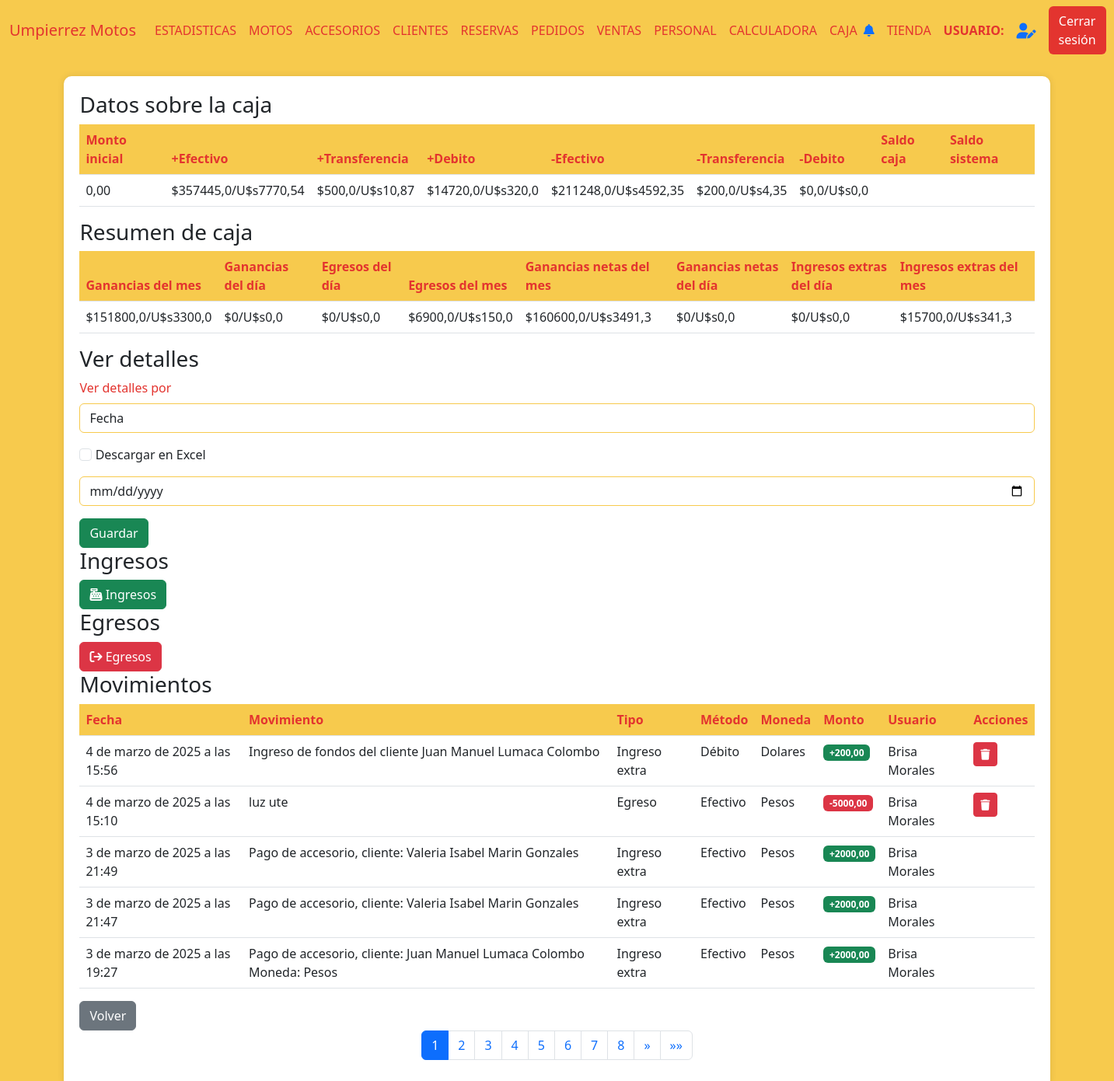
The app's page /movimientos_caja/32 (signed in), older data.
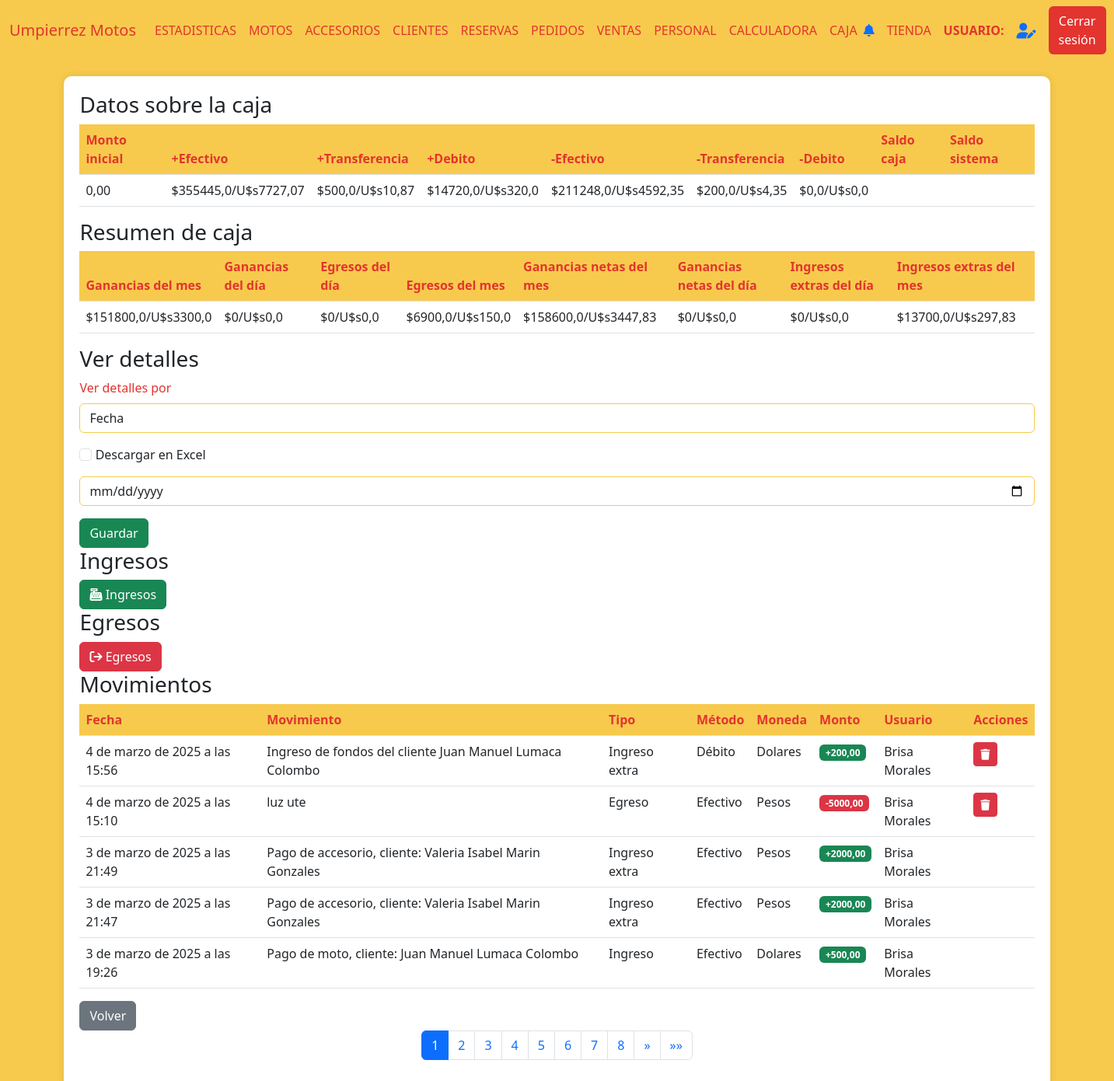
The same page, newer data.
### AppUM/models.py (models this page shows)
class Caja(models.Model):
    apertura = models.DateTimeField()
    cierre = models.DateTimeField(null=True,blank=True)
    moneda = models.CharField(max_length=10)
    monto_inicial = models.DecimalField(max_digits=10, decimal_places=2)
    depositos = models.DecimalField(max_digits=10, decimal_places=2)
    egresos = models.DecimalField(max_digits=10, decimal_places=2)
    saldo_caja = models.DecimalField(max_digits=10, decimal_places=2)
    saldo_sistema = models.DecimalField(max_digits=10, decimal_places=2)
    diferencia = models.DecimalField(max_digits=10, decimal_places=2)
    estado = models.CharField(max_length=10)
    usuario = models.ForeignKey(Personal, related_name='usuario_caja', on_delete=models.CASCADE)

class Movimientos(models.Model):
    fecha = models.DateTimeField()
    movimiento = models.TextField(null=True, blank=True)
    tipo = models.CharField(max_length=10)
    monto = models.DecimalField(max_digits=10, decimal_places=2)
    caja = models.ForeignKey(Caja, related_name='movimiento_caja', on_delete=models.CASCADE)
    usuario = models.ForeignKey(Personal, related_name='usuario_movimiento', on_delete=models.CASCADE)
    moneda = models.CharField(max_length=10,null=True,blank=True)
    rubro = models.TextField(null=True, blank=True)
    metodo = models.CharField(max_length=30,null=True,blank=True)
    es_moto = models.BooleanField(default=0)
    es_accesorio = models.BooleanField(default=0)

### AppUM/decorators.py (the view)
    def _wrapped_view(request, *args, **kwargs):
        user = request.user
        if user.is_authenticated:
            usuario_consulta = Personal.objects.filter(usuario=user.username).first()
            if usuario_consulta:
                if Administrativo.objects.filter(personal_ptr_id=usuario_consulta.id,activo=1).exists():
                    return view_func(request, *args, **kwargs)
                else:
                    raise PermissionDenied
            else:
                return view_func(request, *args, **kwargs)
        else:
            return redirect('Login')  # Redirigir al login si no está autenticado

### AppUM/context_processors.py (called while the page is built)
def cantidad_solicitudes_no_leidas(req):
    if req.user.is_authenticated:
        usuario = req.user
        usuario_actual = Personal.objects.filter(usuario=usuario.username).first()
        notificaciones = NotificacionPersonal.objects.filter(personal=usuario_actual,leido=0).count()
    else:
        notificaciones = 0
    return {'notificaciones': notificaciones}

### AppUM/functions.py (called while the page is built)
def funcion_paginas_varias(req,instancia_model):
    paginator = Paginator(instancia_model, 5)  # 5 motos por página
    page_number = req.GET.get('page')  # Obtiene el número de página desde la URL
    page_obj = paginator.get_page(page_number)
    return page_obj

### AppUM/templates/perfil_administrativo/arqueos/movimientos.html (shortened to what this page needs)
{% extends "perfil_administrativo/padre_perfil_administrativo.html" %}
{% load static %}
{% block contenidoQueCambia %}
<link href="https://cdnjs.cloudflare.com/ajax/libs/font-awesome/6.0.0/css/all.min.css" rel="stylesheet">
<link href="https://cdn.jsdelivr.net/npm/bootstrap-icons@1.10.0/font/bootstrap-icons.css" rel="stylesheet">
<div class="table-container" id="inventarios">
    <h3>Datos sobre la caja</h3>
    <table class="table">
        <thead>
            <tr>
                <th>Monto inicial</th>
                <th>+Efectivo</th>
                <th>+Transferencia</th>
                <th>+Debito</th>
                <th>-Efectivo</th>
                <th>-Transferencia</th>
                <th>-Debito</th>
                <th>Saldo caja</th>
                <th>Saldo sistema</th>
            </tr>
        </thead>
        <tbody>
                <tr>
                    <td>{{ monto_inicial }}</td>
                    <td>${{ total_ingresos_efectivo_pesos }}/U$s{{ total_ingresos_efectivo_dolares }}</td>
                    <td>${{ total_ingresos_transferencia_pesos }}/U$s{{ total_ingresos_transferencia_dolares }}</td>
                    <td>
                        ${{ total_ingresos_debito_pesos }}/U$s{{ total_ingresos_debito_dolares }}
                    </td>
                    <td>${{ total_egresos_efectivo_pesos }}/U$s{{ total_egresos_efectivo_dolares }}</td>
                    <td>${{ total_egresos_transferencia_pesos }}/U$s{{ total_egresos_transferencia_dolares }}</td>
                    <td>${{ total_egresos_debito_pesos }}/U$s{{ total_egresos_debito_dolares }}</td>
                    <td>{{ saldo_caja }}</td>
                    <td>{{ saldo_sistema }}</td>
                </tr>
        </tbody>
    </table>
    <h3>Resumen de caja</h3>
    <table class="table" id="tabla-resumen">
        <thead>
            <tr>
                <th>Ganancias del mes</th>
                <th>Ganancias del día</th>
                <th>Egresos del día</th>
                <th>Egresos del mes</th>
                <th>Ganancias netas del mes</th>
                <th>Ganancias netas del día</th>
                <th>Ingresos extras del día</th>
                <th>Ingresos extras del mes</th>
            </tr>
        </thead>
        <tbody>
                <tr>
                    <td>${{ ganancias_mes }}/U$s{{ ganancias_mes_dolares }}</td>
                    <td>${{ ganancias_dia }}/U$s{{ ganancias_dia_dolares }}</td>
                    <td>${{ egresos_dia }}/U$s{{ egresos_dia_dolares }}</td>
                    <td>
                        ${{ egresos_mes }}/U$s{{ egresos_mes_dolares }}
                    </td>
                    <td>${{ ganancias_netas_mes }}/U$s{{ ganancias_netas_mes_dolares }}</td>
                    <td>${{ ganancias_netas_dia }}/U$s{{ ganancias_netas_dia_dolares }}</td>
                    <td>${{ ingresos_extra_dia }}/U$s{{ ingresos_extra_dia_dolares }}</td>
                    <td>${{ ingresos_extra_mes }}/U$s{{ ingresos_extra_mes_dolares }}</td>
                </tr>
        </tbody>
    </table>
    <h3>Ver detalles</h3>
    <div class="mb-3" id="busqueda_detalles">
        <label for="documento" class="form-label">Ver detalles por</label>
        <select class="form-control" id="detalles_por" onchange="detalles_por()">
            <option value="fecha">Fecha</option>
        </select>
    </div>
    <div id="detalles_x_fecha">
        <div class="mb-3">
            <input type="checkbox" id="cbox_descargar_excel" class="form-check-input" onchange="descargar_excel()">
            <label for="toggleMatr" class="form-check-label">Descargar en Excel</label>
        </div>
        <div id="form_pdf">
            <form action="{% url 'DetallesCajaXFecha' %}" method="post" id="form-reporte">{% csrf_token %}
                <div class="mb-3">
                    <input type="date" class="form-control" name="f_detalles" id="fecha" placeholder="Ingrese la fecha" required>
                </div>
                <button type="submit" class="btn btn-success" id="btn_fecha">Guardar</button>
            </form>
        </div>
    </div>
    <h3>Ingresos</h3>
    <button type="button" id="abrir_form_ingresos" class="btn btn-success">
        <i class="fas fa-cash-register"></i> Ingresos
    </button>
    <h3>Egresos</h3>
    <button type="button" id="abrir_form_egresos" class="btn btn-danger">
        <i class="fas fa-arrow-right-from-bracket"></i> Egresos
    </button>
    <h3>Movimientos</h3>
    <table class="table">
        <thead>
            <tr>
                <th>Fecha</th>
                <th>Movimiento</th>
                <th>Tipo</th>
                <th>Método</th>
                <th>Moneda</th>
                <th>Monto</th>
                <th>Usuario</th>
                <th>Acciones</th>
            </tr>
        </thead>
        <tbody>
            {% if page_obj %}
                {% for movimiento in page_obj %}
                <tr>
                    <td>{{ movimiento.movimiento.fecha }}</td>
                    <td>{{ movimiento.descripcion }}</td>
                    <td>{{ movimiento.movimiento.tipo }}</td>
                    <td>{{ movimiento.movimiento.metodo }}</td>
                    <td>
                        {{ movimiento.movimiento.moneda }}
                    </td>
                    <td>
                        {% if movimiento.movimiento.tipo == "Egreso" %}
                        <span class="badge bg-danger">-{{ movimiento.movimiento.monto }}</span>
                        {% else %}
                        <span class="badge bg-success">+{{ movimiento.movimiento.monto }}</span>
                        {% endif %}
                    </td>
                    <td>{{ movimiento.usuario }}</td>
                    <td>
                        {% if movimiento.mostrar_boton %}
                        <a href="{% url 'MovimientoBaja' id_caja movimiento.movimiento.id  %}"><button class="btn btn-sm btn-danger"><i class="fas fa-trash"></i></button></a>
                        {% endif %}
                    </td>
                </tr>
                {% endfor %}
            {% else %}
                <tr>
                    <td colspan="9" class="text-center text-muted">
                        No hay registros de movimientos disponibles en esta caja.
                    </td>
                </tr>
            {% endif %}
        </tbody>
    </table>
    <a href="{% url 'Arqueos' %}" class="btn btn-secondary">Volver</a>
    <nav aria-label="Page navigation">
        <ul class="pagination justify-content-center">
            {% for num in page_obj.paginator.page_range %}
            <li class="page-item {% if page_obj.number == num %}active{% endif %}">
                <a class="page-link" href="?page={{ num }}">{{ num }}</a>
            </li>
            {% endfor %}
            {% if page_obj.has_next %}
            <li class="page-item">
                <a class="page-link" href="?page={{ page_obj.next_page_number }}" aria-label="Siguiente">
                    <span aria-hidden="true">&raquo;</span>
                </a>
            </li>
            <li class="page-item">
                <a class="page-link" href="?page={{ page_obj.paginator.num_pages }}" aria-label="Última">
                    <span aria-hidden="true">&raquo;&raquo;</span>
                </a>
            </li>
            {% endif %}
        </ul>
    </nav>
</div>
{% endblock %}

### AppUM/templates/perfil_administrativo/padre_perfil_administrativo.html (shortened to what this page needs)
<!DOCTYPE html>
<html lang="es">
<head>
    {% load static %}
    <link href="https://cdn.jsdelivr.net/npm/bootstrap@5.3.0/dist/css/bootstrap.min.css" rel="stylesheet">
    <link href="https://cdnjs.cloudflare.com/ajax/libs/font-awesome/6.0.0/css/all.min.css" rel="stylesheet">
    <link href="{% static 'css/styles.css' %}" rel="stylesheet" />
</head>
<body>
    <nav class="navbar navbar-expand-lg navbar-custom">
        <div class="container-fluid">
            <a class="navbar-brand" href="#">Umpierrez Motos</a>
            <div class="collapse navbar-collapse" id="navbarNav">
                <ul class="navbar-nav me-auto mb-2 mb-lg-0">
                    <li class="nav-item {% if active_page == 'Estadisticas' %}active{% endif %}">
                        <a class="nav-link" href="{% url 'Estadisticas' %}" onclick="">ESTADISTICAS</a>
                    </li>
                    <li class="nav-item {% if active_page == 'Motos' %}active{% endif %}">
                        <a class="nav-link" href="{% url 'Motos' %}" onclick="">MOTOS</a>
                    </li>
                    <li class="nav-item">
                        <a class="nav-link" href="{% url 'Accesorios' %}" onclick="">ACCESORIOS</a>
                    </li>
                    <li class="nav-item">
                        <a class="nav-link" href="{% url 'Clientes' %}" onclick="">CLIENTES</a>
                    </li>
                    <li class="nav-item">
                        <a class="nav-link" href="{% url 'Reservas' %}" onclick="">RESERVAS</a>
                    </li>
                    <li class="nav-item">
                        <a class="nav-link" href="{% url 'Pedidos' %}" onclick="">PEDIDOS</a>
                    </li>
                    <li class="nav-item">
                        <a class="nav-link" href="{% url 'Ventas' %}" onclick="">VENTAS</a>
                    </li>
                    <li class="nav-item">
                        <a class="nav-link" href="{% url 'Personal' %}" onclick="">PERSONAL</a>
                    </li>
                    <li class="nav-item">
                        <a class="nav-link" href="{% url 'Calculadora' %}" onclick="">CALCULADORA</a>
                    </li>
                    <li class="nav-item">
                        <a class="nav-link" href="{% url 'Arqueos' %}" onclick="">CAJA</a>
                    </li>
                </ul>
                <div class="d-flex align-items-center">
                    <div class="notification-bell me-3">
                        <a href="{% url 'NotificacionesAdministrativo' %}" class="text-decoration-none">
                            <i class="fas fa-bell"></i>
                        </a>
                    </div>
                    <a href="{% url 'Tienda' %}" class="nav-link me-3">TIENDA</a>
                    <span class="navbar-text me-3">
                        <strong>USUARIO:</strong> {{ request.user.first_name }}
                    </span>
                    <a href="{% url 'EditarUsuario' %}" class="me-3" title="Editar Perfil">
                        <i class="fas fa-user-edit fa-lg"></i>
                    </a>
                    <a href="{% url 'CerrarSesion' %}">
                        <button class="btn btn-logout">Cerrar sesión</button>
                    </a>
                </div>
            </div>
        </div>
    </nav>
    <div class="container-fluid" id="content">
        {% block contenidoQueCambia %}
        {% endblock %}
    </div>
</body>
</html>

### AppUM/static/css/styles.css (style rules this page uses)
body { background-color: #f7ca4d; }
.form-label { color: #e3342f; }
.form-control { border-color: #f7ca4d; }
.navbar-custom { background-color: #f7ca4d; }
.navbar-brand, .nav-link, .navbar-text { color: #e3342f !important; }
.btn-logout { background-color: #e3342f; color: #fff; }
.table-container { background-color: #fff; border-radius: 10px; padding: 20px; box-shadow: 0px 0px 10px rgba(0, 0, 0, 0.1); margin: 20px auto; max-width: 90%; }
.table th { background-color: #f7ca4d; color: #e3342f; }
.notification-bell { position: relative; cursor: pointer; }

Row changes from the older to the newer data that the page shows:
removed Movimientos: movimiento.fecha "3 de marzo de 2025 a las 19:27", descripcion "Pago de accesorio, cliente: Juan Manuel Lumaca Colombo Moneda: Pesos", movimiento.tipo "Ingreso extra", movimiento.metodo "Efectivo", movimiento.moneda "Pesos", movimiento.monto "2000,00", usuario "Brisa Morales"
now on this page (row unchanged): Movimientos: movimiento.fecha "3 de marzo de 2025 a las 19:26", descripcion "Pago de moto, cliente: Juan Manuel Lumaca Colombo", movimiento.tipo "Ingreso", movimiento.metodo "Efectivo", movimiento.moneda "Dolares", movimiento.monto "500,00", usuario "Brisa Morales"
Text that changed along with them:
{{ total_ingresos_efectivo_pesos }}: "357445,0" → "355445,0"
{{ total_ingresos_efectivo_dolares }}: "7770,54" → "7727,07"
{{ ganancias_netas_mes }}: "160600,0" → "158600,0"
{{ ganancias_netas_mes_dolares }}: "3491,3" → "3447,83"
{{ ingresos_extra_mes }}: "15700,0" → "13700,0"
{{ ingresos_extra_mes_dolares }}: "341,3" → "297,83"
